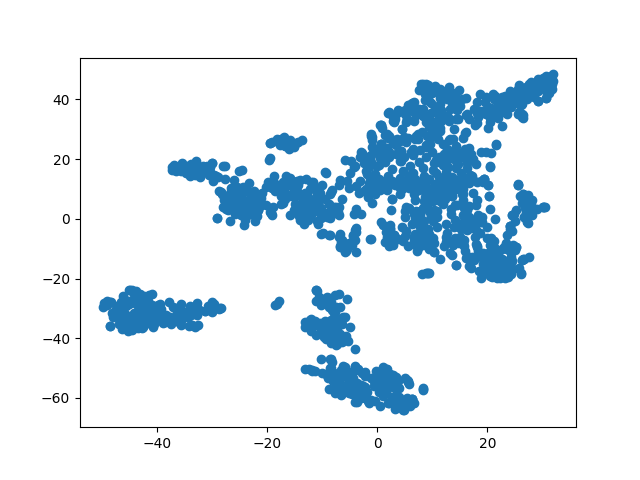

Write the Python code that produced this figure.
import os
import numpy as np
from sklearn.manifold import TSNE
import matplotlib.pyplot as plt
from tqdm import tqdm


def main():
    xs = []
    path = "/data/dir_moma/preprocessed/backup/s3d"
    for filename in tqdm(os.listdir(path)):
        x = np.load(os.path.join(path, filename))
        xs.append(x)
    xs = np.stack(xs, axis=0)

    tsne = TSNE(n_components=2, perplexity=30, random_state=42)
    xs = tsne.fit_transform(xs)

    plt.scatter(xs[:,0], xs[:,1])
    plt.savefig("backup_tsne.png")
    plt.close()

if __name__ == "__main__":
    main()